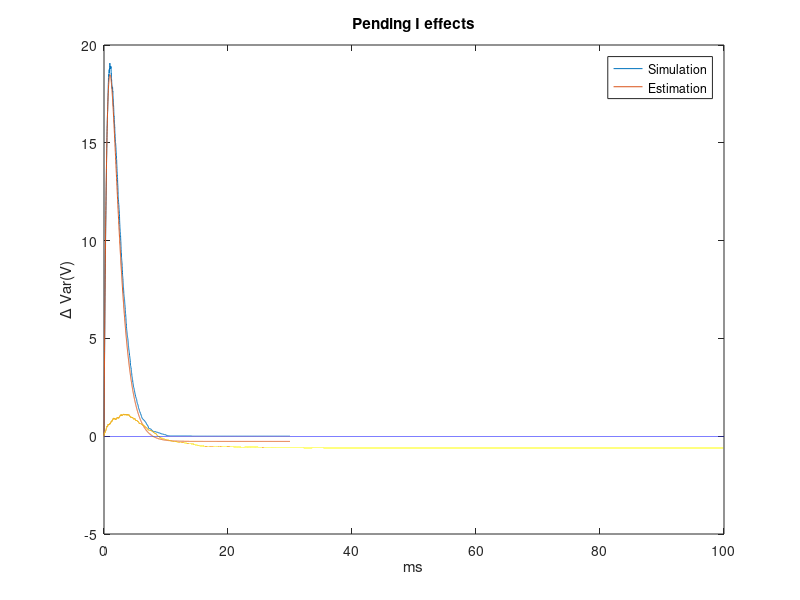

Reproduce this figure in MATLAB.
%% Pending E spike
dt = 0.01;
duration = 30;
init_var = 10;
init_mean = 10;
num_neuron = 3000;
HE = 3;
SE = 5;
tauE = 1.4;
d = rand(1, num_neuron)*sqrt(init_var) + init_mean;
var0 = var(d);

% Simulation
pending_E = exprnd(tauE, HE, num_neuron);
times = 0:dt:duration;
num_t = size(times,2);
d_varS = zeros(num_t, 1);
d_varS(1) = 0;
for i=2:num_t
    bool_index = pending_E > times(i-1) & pending_E <= times(i);
    sum_E = sum(bool_index,1);
    d  = d + sum_E*SE;
    d_varS(i) = var(d) - var0;
end

% Estimation
var_temp = var0;
d_varE = zeros(num_t,1);
d_varE(1) = 0;
for i =2:num_t
    var_temp = var_temp + HE*dt*(-1/tauE*exp(-times(i)/tauE) + 2/tauE*exp(-2*times(i)/tauE))*SE^2;
    d_varE(i) = var_temp - var0;
end


plot(times, d_varS);
hold on;
plot(times, d_varE);
xlabel('ms');
ylabel('\Delta Var(V)');
title('Pending E effects');
legend('Simulation', 'Estimation');

%% Pending I spikes
dt = 0.001;
duration = 100;
init_var = 10;
init_mean = 10;
num_neuron = 3000;
HI = 1;
SI = 4.91;
tauI = 4.5;
d = randn(1, num_neuron)*sqrt(init_var) + init_mean;
var0 = var(d);
m0 = mean(d);

% Simulation
pending_I = exprnd(tauI, HI, num_neuron);
times = 0:dt:duration;
num_t = size(times,2);
d_varS = zeros(num_t, 1);
d_varS(1) = 0;
for i=2:num_t
    bool_index = pending_I > times(i-1) & pending_I <= times(i);
    sum_I = sum(bool_index,1);
    d = (d+66).*(1-SI/166).^(sum_I)-66;
    d_varS(i) = var(d) - var0;
end

% Estimation
var_temp = var0;
m_temp = m0;
d_varE = zeros(num_t,1);
d_varE(1) = 0;
for i =2:num_t
    t = times(i);
    m_temp = m_temp + HI*(m_temp +66)*(-1/tauI*exp(-times(i)/tauI))*SI/166*dt;
    a = 1+HI*dt*((1/tauI*exp(-times(i)/tauI))*(1-SI/166)^2 -1/tauI*exp(-times(i)/tauI));
    b = HI*dt*(2/tauI*exp(-2*times(i)/tauI) - 1/tauI*exp(-t/tauI))*(SI/166)^2*(10+66)^2;
    var_temp = (var_temp - b/(1-a))^HI + b/(1-a);
%     var_temp = var_temp + HI*dt*(var_temp*((1/tauI*exp(-times(i)/tauI))*(1-SI/166)^2 -1/tauI*exp(-times(i)/tauI))+...
%         (2/tauI*exp(-2*times(i)/tauI) - 1/tauI*exp(-t/tauI))*(SI/166)^2*(10+66)^2);
    d_varE(i) = var_temp - var0;
end


plot(times, d_varS);
hold on;
plot(times, d_varE);
xlabel('ms');
ylabel('\Delta Var(V)');
title('Pending I effects');
legend('Simulation', 'Estimation');